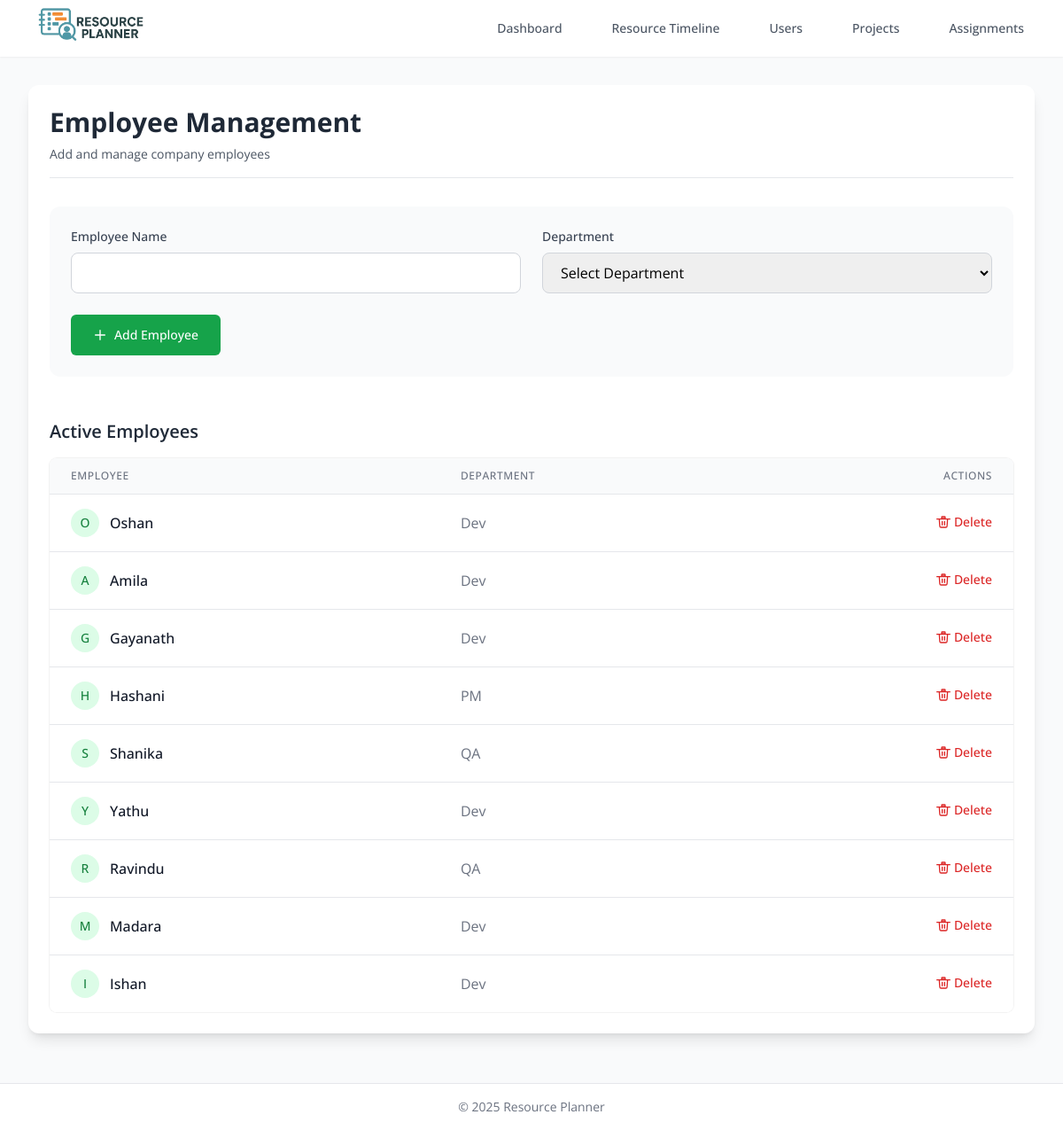
The page /users (signed in) on the database its author committed.
### tables this page shows
CREATE TABLE users (
    id INTEGER PRIMARY KEY AUTOINCREMENT,
    username TEXT NOT NULL UNIQUE,
    department TEXT NOT NULL CHECK(department IN ('Dev', 'QA', 'PM', 'BA')),
    created_at TIMESTAMP DEFAULT CURRENT_TIMESTAMP
);

### app.py (the view)
    def decorator(*args, **kwargs):
        token = request.cookies.get('token')
        if not token:
            return redirect(url_for('login'))
        try:
            data = jwt.decode(token, app.config['SECRET_KEY'], algorithms=["HS256"])
            current_user = get_admin_user(data['username'])
        except:
            return redirect(url_for('login'))
        return f(current_user, *args, **kwargs)

### app.py (called while the page is built, shortened)
def get_db():
    if 'db' not in g:
        g.db = sqlite3.connect(app.config['DATABASE'])
        g.db.row_factory = sqlite3.Row
    return g.db

def get_admin_user(username):
    db = get_db()
    return db.execute(
        'SELECT * FROM AdminUser WHERE username = ?', (username,)
    ).fetchone()

def token_required(f):
    def decorator(*args, **kwargs):
        token = request.cookies.get('token')
        if not token:
            return redirect(url_for('login'))
        try:
            data = jwt.decode(token, app.config['SECRET_KEY'], algorithms=["HS256"])
            current_user = get_admin_user(data['username'])
        except:
            return redirect(url_for('login'))
        return f(current_user, *args, **kwargs)
    decorator.__name__ = f.__name__
    return decorator

@app.route('/users', methods=['GET', 'POST'])
@token_required
def users(current_user):
    db = get_db()
    users = db.execute('SELECT * FROM users').fetchall()
    return render_template('users.html', users=users)

### templates/users.html (shortened to what this page needs)
{% extends "base.html" %}
{% block content %}
<div class="bg-white rounded-xl shadow-lg p-6 mb-6">
    <div class="mb-8 border-b pb-4">
        <h1 class="text-3xl font-bold text-gray-800">Employee Management</h1>
        <p class="mt-2 text-sm text-gray-600">Add and manage company employees</p>
    </div>
    <form method="POST" class="mb-12 bg-gray-50 rounded-xl p-6">
        <div class="grid grid-cols-1 md:grid-cols-2 gap-6 mb-6">
            <div>
                <label class="block text-sm font-medium text-gray-700 mb-2">Employee Name</label>
                <input type="text" name="username" required
                       class="w-full px-4 py-2.5 rounded-lg border border-gray-300 focus:ring-2 focus:ring-green-500 focus:border-green-500 transition-all placeholder-gray-400">
            </div>
            <div>
                <label class="block text-sm font-medium text-gray-700 mb-2">Department</label>
                <select name="department" required
                    class="w-full px-4 py-2.5 rounded-lg border border-gray-300 focus:ring-2 focus:ring-green-500 focus:border-green-500 transition-all">
                    <option value="">Select Department</option>
                </select>
            </div>
        </div>
        <button type="submit"
                class="inline-flex items-center px-6 py-3 border border-transparent text-sm font-medium rounded-md text-white bg-green-600 hover:bg-green-700 focus:outline-none focus:ring-2 focus:ring-offset-2 focus:ring-green-500 transition-colors">
            <svg class="w-4 h-4 mr-2" fill="none" stroke="currentColor" viewBox="0 0 24 24">
                <path stroke-linecap="round" stroke-linejoin="round" stroke-width="2" d="M12 4v16m8-8H4"/>
            </svg>
            Add Employee
        </button>
    </form>
    <div class="flow-root">
        <h2 class="text-xl font-semibold text-gray-800 mb-4">Active Employees</h2>
        <div class="overflow-hidden rounded-lg ring-1 ring-black ring-opacity-5">
            <table class="min-w-full divide-y divide-gray-200">
                <thead class="bg-gray-50">
                    <tr>
                        <th class="px-6 py-3 text-left text-xs font-medium text-gray-500 uppercase tracking-wider">Employee</th>
                        <th class="px-6 py-3 text-left text-xs font-medium text-gray-500 uppercase tracking-wider">Department</th>
                        <th class="px-6 py-3 text-right text-xs font-medium text-gray-500 uppercase tracking-wider">Actions</th>
                    </tr>
                </thead>
                <tbody class="bg-white divide-y divide-gray-200">
                    {% for user in users %}
                    <tr class="hover:bg-gray-50 transition-colors">
                        <td class="px-6 py-4 whitespace-nowrap font-medium text-gray-900">
                            <div class="flex items-center">
                                <div class="flex-shrink-0 h-8 w-8 bg-green-100 rounded-full flex items-center justify-center">
                                    <span class="text-green-700 text-sm">{{ user.username|first|upper }}</span>
                                </div>
                                <div class="ml-3">{{ user.username }}</div>
                            </div>
                        </td>
                        <td class="px-6 py-4 whitespace-nowrap text-gray-500">{{ user.department }}</td>
                        <td class="px-6 py-4 whitespace-nowrap text-right text-sm font-medium">
                            <a href="{{ url_for('delete_user', user_id=user.id) }}"
                               class="inline-flex items-center text-red-600 hover:text-red-900 transition-colors">
                                <svg class="w-4 h-4 mr-1" fill="none" stroke="currentColor" viewBox="0 0 24 24">
                                    <path stroke-linecap="round" stroke-linejoin="round" stroke-width="2" d="M19 7l-.867 12.142A2 2 0 0116.138 21H7.862a2 2 0 01-1.995-1.858L5 7m5 4v6m4-6v6M1 7h22M10 3h4a1 1 0 011 1v2H9V4a1 1 0 011-1z"/>
                                </svg>
                                Delete
                            </a>
                        </td>
                    </tr>
                    {% endfor %}
                </tbody>
            </table>
        </div>
    </div>
</div>
{% endblock %}

### rows shown on the page
users: username|first "O", username "Oshan", department "Dev"
users: username|first "A", username "Amila", department "Dev"
users: username|first "G", username "Gayanath", department "Dev"
users: username|first "H", username "Hashani", department "PM"
users: username|first "S", username "Shanika", department "QA"
users: username|first "Y", username "Yathu", department "Dev"
users: username|first "R", username "Ravindu", department "QA"
users: username|first "M", username "Madara", department "Dev"
users: username|first "I", username "Ishan", department "Dev"
